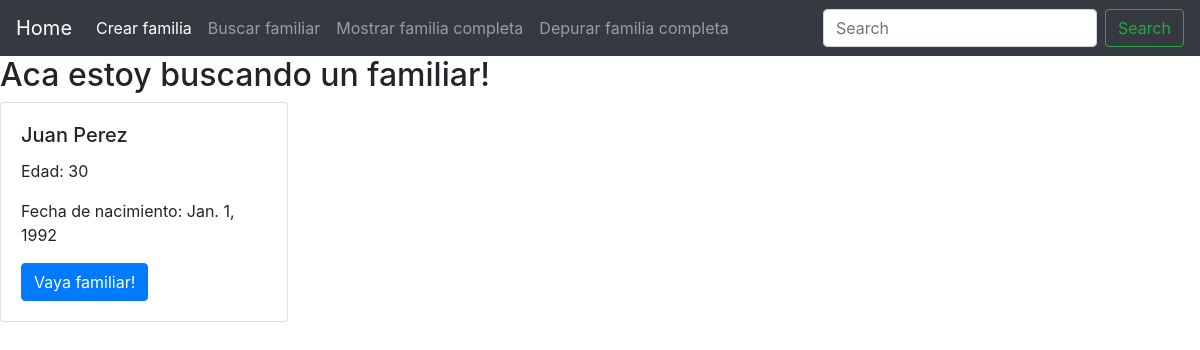
/buscar-familiar/1/, run on the app's committed database.
### crearfamilia/models.py (models this page shows)
class Familiar(models.Model):
    name = models.CharField(max_length= 30)
    surname = models.CharField(max_length= 30)
    age = models.IntegerField()
    birthday = models.DateField()

### crearfamilia/views.py (the view)
# urls.py: path('buscar-familiar/<int:id_familiar>/', datos_familiar),
def datos_familiar(request, id_familiar):
    try:
        familiar = Familiar.objects.get(id = id_familiar)
    except Familiar.DoesNotExist:
        raise Http404('No existe el familiar buscado')
    return render(request, 'familiar.html', {
        'familiar': familiar,
    })

### templates/familiar.html
{% extends 'base.html' %}
{% block content %}
<div>
    <h2>Aca estoy buscando un familiar!</h2>
    <div class="card" style="width: 18rem;">
        <div class="card-body">
          <h5 class="card-title">{{familiar.name}} {{familiar.surname}}</h5>
          <p class="card-text">Edad: {{familiar.age}}</p>
          <p class="card-text">Fecha de nacimiento: {{familiar.birthday}}</p>
          <a href="#" class="btn btn-primary">Vaya familiar!</a>
        </div>
    </div>
</div>
{% endblock content %}

### data on the page
Familiar: name "Juan", surname "Perez", age "30", birthday "Jan. 1, 1992"
